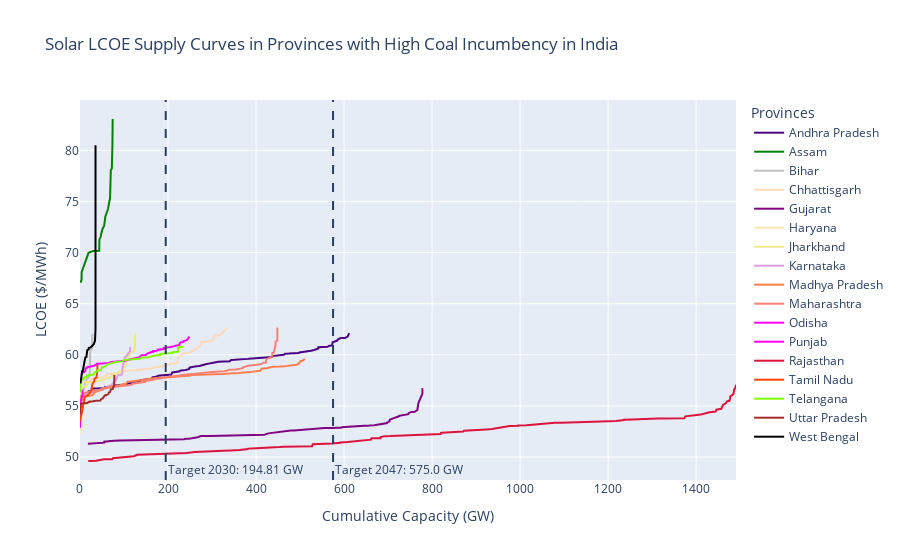

Write notebook code for a chart like this one.
### Markdown cell above
### Solar

### Code cell
high_solar_dfs_lcoe = batch_figures(combine_solar_high, 'solar', 'High', solar_t_30, solar_t_47, state_legend, lcoe=True, grid=True)
